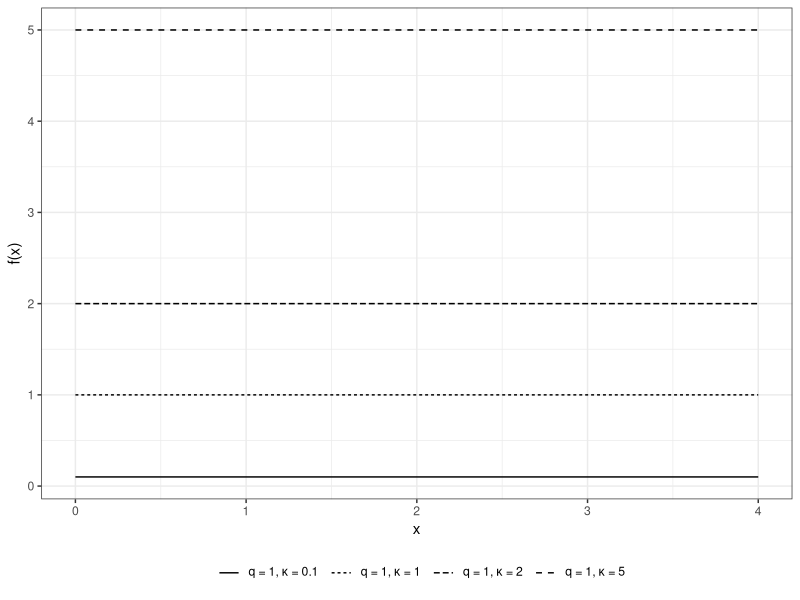

Generate this figure with R: (Note: this script raises an error after producing the figure.)
#' Plot densities

library(reshape2)
library(ggplot2)
library(gridExtra)
theme_set(theme_bw())

# Plots qexp kappa and q


# setting kappa

f.qk<-function(x,k,q){
  k*(2-q)*(1-(1-q)*k*x)^(1/(1-q))
}

x <- seq(0,4,length=1000)
v1.qk.k <- f.qk(x,k = 0.1,q = 1)
v2.qk.k <- f.qk(x,k = 1,q = 1)
v3.qk.k <- f.qk(x,k = 2,q = 1)
v4.qk.k <- f.qk(x,k = 5,q = 1)

df.qk.k <- data.frame(x = x, v1 = v1.qk.k, v2 = v2.qk.k, v3 = v3.qk.k, v4 = v4.qk.k)


legenda.k <- c(expression(paste(q, " = 1, ", kappa," = 0.1 " ), 
                        paste(q, " = 1, ", kappa," = 1 "),
                        paste(q, " = 1, ", kappa," = 2 "),
                        paste(q, " = 1, ", kappa," = 5 ")))

p.qk.k <- ggplot(melt(df.qk.k,id.vars='x'), aes(x,value,group=variable))+
          geom_line(aes(linetype = variable)) + ylab("f(x)")+
          scale_linetype_discrete(labels=legenda.k, name=" ")+
          theme(legend.position="bottom")

p.qk.k


#####
x <- seq(0,4,length=1000)
v1.qk.k <- dtsal(x,shape = 0.1,scale = 1)
v2.qk.k <- dtsal(x,shape = 1,scale = 1)
v3.qk.k <- dtsal(x,shape = 2,scale = 1)
v4.qk.k <- dtsal(x,shape = 5,scale = 1)

df.qk.k <- data.frame(x = x, v1 = v1.qk.k, v2 = v2.qk.k, v3 = v3.qk.k, v4 = v4.qk.k)


legenda.k <- c(expression(paste(q, " = 1, ", kappa," = 0.1 " ), 
                          paste(q, " = 1, ", kappa," = 1 "),
                          paste(q, " = 1, ", kappa," = 2 "),
                          paste(q, " = 1, ", kappa," = 5 ")))

p.qk.k <- ggplot(melt(df.qk.k,id.vars='x'), aes(x,value,group=variable))+
  geom_line(aes(linetype = variable)) + ylab("f(x)")+
  scale_linetype_discrete(labels=legenda.k, name=" ")+
  theme(legend.position="bottom")

p.qk.k

####



# setting q


v1.qk.q <- f.qk(x,k = 1,q = 1.001)
v2.qk.q <- f.qk(x,k = 1,q = 1.2)
v3.qk.q <- f.qk(x,k = 1,q = 1.5)

df.qk.q <- data.frame(x = x, v1 = v1.qk.q, v2 = v2.qk.q, v3 = v3.qk.q)


legenda.q <- c(expression(paste(q, " = 1, ", kappa," = 1 " ), 
                                paste(q, " = 1.2, ", kappa," = 1 "),
                                paste(q, " = 1.5, ", kappa," = 1 ")))

p.qk.q <- ggplot(melt(df.qk.q,id.vars='x'), aes(x,value,group=variable))+
  geom_line(aes(linetype = variable)) + ylab("f(x)")+
  scale_linetype_discrete(labels=legenda.q, name=" ")+
  theme(legend.position="bottom")

p.qk.q



########
v1.qk.q <- dtsal(x,shape = 1,scale = 1.001)
v2.qk.q <- dtsal(x,shape = 1,scale = 1.2)
v3.qk.q <- dtsal(x,shape = 1,scale = 1.5)

df.qk.q <- data.frame(x = x, v1 = v1.qk.q, v2 = v2.qk.q, v3 = v3.qk.q)


legenda.q <- c(expression(paste(q, " = 1, ", kappa," = 1 " ), 
                          paste(q, " = 1.2, ", kappa," = 1 "),
                          paste(q, " = 1.5, ", kappa," = 1 ")))

p.qk.q <- ggplot(melt(df.qk.q,id.vars='x'), aes(x,value,group=variable))+
  geom_line(aes(linetype = variable)) + ylab("f(x)")+
  scale_linetype_discrete(labels=legenda.q, name=" ")+
  theme(legend.position="bottom")

p.qk.q




grid.arrange(p.qk.k,p.qk.q, nrow = 1)

#####

# Plots qexp mu and theta

theta.1 = 0.5
theta.2 = 1
theta.3 = 6
theta.4 = 100


# setting mu = 1

x <- seq(0,5,length=1000)
v1.mt.1 <- dtsal(x,shape = theta.1+1, scale = 1*theta.1)
v1.mt.2 <- dtsal(x,shape = theta.2+1, scale = 1*theta.2)
v1.mt.3 <- dtsal(x,shape = theta.3+1, scale = 1*theta.3)
v1.mt.4 <- dtsal(x,shape = theta.4+1, scale = 1*theta.4)

df.mt.1 <- data.frame(x = x, v1 = v1.mt.1, v2 = v1.mt.2, v3 = v1.mt.3, v4 = v1.mt.4)


legenda.1 <- c(expression(paste(mu, " = 1.0, ", theta," = 0.5 " ), 
                        paste(mu, " = 1.0, ", theta," = 1 "),
                        paste(mu, " = 1.0, ", theta," = 6 "),
                        paste(mu, " = 1.0, ", theta," = 100 ")))

p.mt.1 <- ggplot(melt(df.mt.1,id.vars='x'), aes(x,value,group=variable))+
  geom_line(aes(linetype = variable)) + ylab("f(x)")+
  scale_linetype_discrete(labels=legenda.1, name=" ")+
  theme(legend.position="bottom")

p.mt.1


# setting mu = 10

x <- seq(0,50,length=1000)
v2.mt.1 <- dtsal(x,shape = theta.1+1, scale = 10*theta.1)
v2.mt.2 <- dtsal(x,shape = theta.2+1, scale = 10*theta.2)
v2.mt.3 <- dtsal(x,shape = theta.3+1, scale = 10*theta.3)
v2.mt.4 <- dtsal(x,shape = theta.4+1, scale = 10*theta.4)

df.mt.2 <- data.frame(x = x, v1 = v2.mt.1, v2 = v2.mt.2, v3 = v2.mt.3, v4 = v2.mt.4)


legenda.2 <- c(expression(paste(mu, " = 10, ", theta," = 0.5 " ), 
                          paste(mu, " = 10, ", theta," = 1 "),
                          paste(mu, " = 10, ", theta," = 6 "),
                          paste(mu, " = 10, ", theta," = 100 ")))

p.mt.2 <- ggplot(melt(df.mt.2,id.vars='x'), aes(x,value,group=variable))+
  geom_line(aes(linetype = variable)) + ylab("f(x)")+
  scale_linetype_discrete(labels=legenda.2, name=" ")+
  theme(legend.position="bottom")

p.mt.2


# setting mu = 100

x <- seq(0,500,length=1000)
v3.mt.1 <- dtsal(x,shape = theta.1+1, scale = 100*theta.1)
v3.mt.2 <- dtsal(x,shape = theta.2+1, scale = 100*theta.2)
v3.mt.3 <- dtsal(x,shape = theta.3+1, scale = 100*theta.3)
v3.mt.4 <- dtsal(x,shape = theta.4+1, scale = 100*theta.4)

df.mt.3 <- data.frame(x = x, v1 = v3.mt.1, v2 = v3.mt.2, v3 = v3.mt.3, v4 = v3.mt.4)


legenda.3 <- c(expression(paste(mu, " = 100, ", theta," = 0.5 " ), 
                          paste(mu, " = 100, ", theta," = 1 "),
                          paste(mu, " = 100, ", theta," = 6 "),
                          paste(mu, " = 100, ", theta," = 100 ")))

p.mt.3 <- ggplot(melt(df.mt.3,id.vars='x'), aes(x,value,group=variable))+
  geom_line(aes(linetype = variable)) + ylab("f(x)")+
  scale_linetype_discrete(labels=legenda.3, name=" ")+
  theme(legend.position="bottom")

p.mt.3


# Comparison of the tails of the Exponential and qExponential distributions (theta = 1 and mu = 1)

theta = 1 ; mu = 1
x = seq(0,15,.10)
d.qexp = dtsal(x,shape = theta+1,scale = mu*theta)
d.exp = dexp(x,1)

df.comp <- data.frame(x,d.qexp,d.exp)
p.comp.1 <- ggplot(melt(df.comp,id.vars='x'), aes(x,value,group=variable)) +
              geom_line(aes(linetype = variable)) +
              scale_linetype_discrete("", labels = c("q-Exponencial", "Exponencial"))+
              xlab("x") + ylab("f(x)") +
              theme(legend.position="top")


p.comp.1

p.comp.2 <- ggplot(melt(df.comp,id.vars='x'), aes(x,value,group=variable)) +
  geom_line(aes(linetype = variable)) +
  coord_cartesian(xlim=c(7,15), ylim = c(0,.02)) +  
  scale_linetype_discrete("", labels = c("q-Exponencial", "Exponencial")) +
  xlab("x") + ylab("f(x)") +
  theme(legend.position="top")


p.comp.2

grid.arrange(p.comp.1,p.comp.2)




